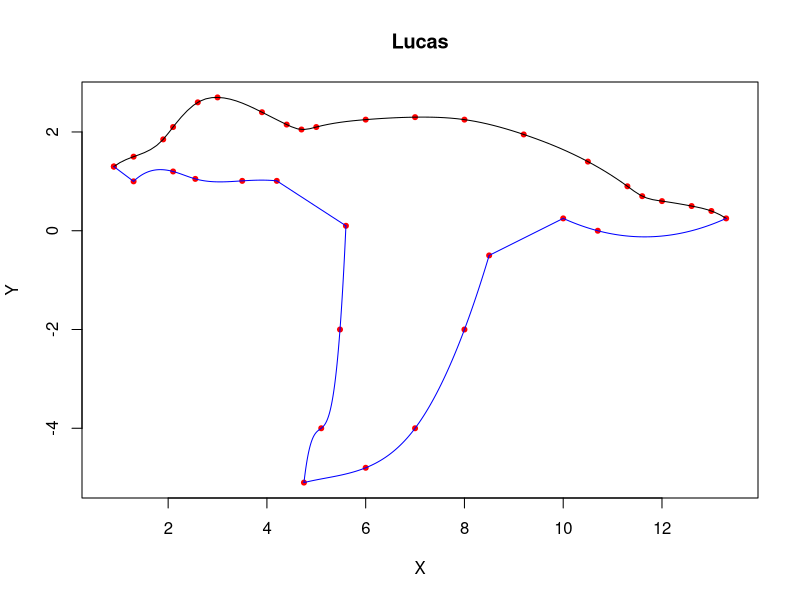

The R source for this figure:

x=c(0.9, 1.3, 1.9, 2.1, 2.6, 3, 3.9, 4.4, 4.7, 5, 6, 7, 8, 9.2, 10.5, 11.3, 11.6, 12, 12.6, 13,13.3,      10.7, 10, 8.5, 8,  7, 6, 4.75, 5.1, 5.48, 5.6, 4.2, 3.5, 2.55, 2.1, 1.3,0.9)                                                                                                        
y=c(1.3, 1.5, 1.85, 2.1, 2.6, 2.7, 2.4, 2.15, 2.05, 2.1, 2.25, 2.3, 2.25, 1.95, 1.4, 0.9, 0.7, 0.6, 0.5, 0.4, 0.25,     0, 0.25, -0.5, -2, -4, -4.8, -5.1, -4, -2, 0.1, 1.01, 1.01, 1.05, 1.2, 1,1.3)
#x=c()
#y=c()

plot(x,y, pch=20, cex=1, col = "red", asp=1,xlab="X", ylab="Y", main="Lucas")

vx1 = c(x[1:21])
vy1 = c(y[1:21])
splines = splinefun(vx1, vy1, method = "fmm")
curve(splines(x), add = TRUE, col="black", from= vx1[1], to=vx1[length(vx1)] )

vx2 = c(x[21:23])
vy2 = c(y[21:23])
splines = splinefun(vx2, vy2, method = "fmm")
curve(splines(x), add = TRUE, col="blue", from= vx2[1], to=vx2[length(vx2)] )

vx3 = c(x[23:24])
vy3 = c(y[23:24])
splines = splinefun(vx3, vy3, method = "fmm")
curve(splines(x), add = TRUE, col="blue", from= vx3[1], to=vx3[length(vx3)] )

vx4 = c(x[24:28])
vy4 = c(y[24:28])
splines = splinefun(vx4, vy4, ,method = "fmm")
curve(splines(x), add = TRUE, col="blue", from= vx4[1], to=vx4[length(vx4)] )

vx5 = c(x[28:31])
vy5 = c(y[28:31])
splines = splinefun(vx5, vy5, method = "fmm")
curve(splines(x), add = TRUE, col="blue", from= vx5[1], to=vx5[length(vx5)] )

vx6 = c(x[31:32])
vy6 = c(y[31:32])
splines = splinefun(vx6, vy6, method = "fmm")
curve(splines(x), add = TRUE, col="blue", from= vx6[1], to=vx6[length(vx6)] )

vx7 = c(x[32:36])
vy7 = c(y[32:36])
splines = splinefun(vx7, vy7, method = "fmm")
curve(splines(x), add = TRUE, col="blue", from= vx7[1], to=vx7[length(vx7)] )

vx8 = c(x[36:37])
vy8 = c(y[36:37])
splines = splinefun(vx8, vy8, method = "fmm")
curve(splines(x), add = TRUE, col="blue", from= vx8[1], to=vx8[length(vx8)] )
